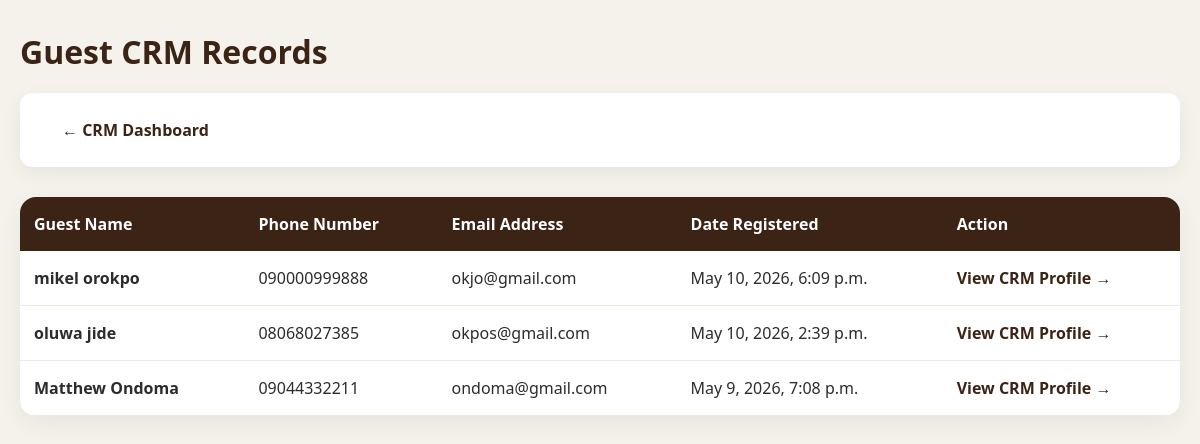
The page /crm/guests/ (signed in) on the database its author committed.
### reception/models.py (models this page shows, shortened)
class Guest(models.Model):
    GENDER_CHOICES = [
        ('MALE', 'Male'),
        ('FEMALE', 'Female'),
        ('OTHER', 'Other'),
    ]
    full_name = models.CharField(max_length=150)
    phone = models.CharField(max_length=20)
    email = models.EmailField(blank=True)
    gender = models.CharField(max_length=10, choices=GENDER_CHOICES, blank=True)
    address = models.TextField(blank=True)
    id_type = models.CharField(max_length=100, blank=True)
    id_number = models.CharField(max_length=100, blank=True)
    created_at = models.DateTimeField(auto_now_add=True)

### crm/views.py (the view)
# urls.py: path('guests/', views.crm_guest_list, name='guest_list'),
@login_required
def crm_guest_list(request):
    guests = Guest.objects.all().order_by('-created_at')
    return render(request, 'crm/guest_list.html', {
        'guests': guests
    })

### templates/crm/guest_list.html (shortened to what this page needs)
<!DOCTYPE html>
<html lang="en">
<head>
</head>
<body>
    <div class="container">
        <h1>Guest CRM Records</h1>
        <div class="nav-links">
            <a href="{% url 'crm:dashboard' %}">← CRM Dashboard</a>
        </div>
        <div class="table-container">
            <table>
                <thead>
                    <tr>
                        <th>Guest Name</th>
                        <th>Phone Number</th>
                        <th>Email Address</th>
                        <th>Date Registered</th>
                        <th>Action</th>
                    </tr>
                </thead>
                <tbody>
                    {% for guest in guests %}
                    <tr>
                        <td><strong>{{ guest.full_name }}</strong></td>
                        <td>{{ guest.phone|default:"—" }}</td>
                        <td>{{ guest.email|default:"—" }}</td>
                        <td>{{ guest.created_at }}</td>
                        <td>
                            <a href="{% url 'crm:guest_detail' guest.id %}" class="action-link">
                                View CRM Profile →
                            </a>
                        </td>
                    </tr>
                    {% empty %}
                    <tr>
                        <td colspan="5" class="empty-row">No guests found in the system.</td>
                    </tr>
                    {% endfor %}
                </tbody>
            </table>
        </div>
    </div>
</body>
</html>

### templates/crm/guest_list.html (style rules this page uses)
* { margin: 0; padding: 0; box-sizing: border-box; }
body { font-family: "Segoe UI", Arial, sans-serif; background: #f5f1eb; color: #2c2c2c; padding: 30px 20px; min-height: 100vh; }
.container { max-width: 1300px; margin: 0 auto; }
h1 { color: #3b2415; font-size: 32px; margin-bottom: 20px; }
.nav-links { background: white; padding: 16px 24px; border-radius: 12px; box-shadow: 0 6px 20px rgba(0,0,0,0.06); margin-bottom: 30px; display: flex; flex-wrap: wrap; gap: 12px; }
.nav-links a { color: #3b2415; text-decoration: none; font-weight: 600; padding: 10px 18px; border-radius: 8px; transition: all 0.3s ease; }
.table-container { background: white; border-radius: 16px; box-shadow: 0 8px 25px rgba(0,0,0,0.06); overflow: hidden; }
table { width: 100%; border-collapse: collapse; }
th { background: #3b2415; color: white; padding: 16px 14px; text-align: left; font-weight: 600; }
td { padding: 16px 14px; border-bottom: 1px solid #f0e9df; }
.action-link { color: #3b2415; font-weight: 600; text-decoration: none; }

### rows shown on the page
Guest: full_name "mikel orokpo", phone "090000999888", email "okjo@gmail.com", created_at "May 10, 2026, 6:09 p.m."
Guest: full_name "oluwa jide", phone "08068027385", email "okpos@gmail.com", created_at "May 10, 2026, 2:39 p.m."
Guest: full_name "Matthew Ondoma", phone "09044332211", email "ondoma@gmail.com", created_at "May 9, 2026, 7:08 p.m."
